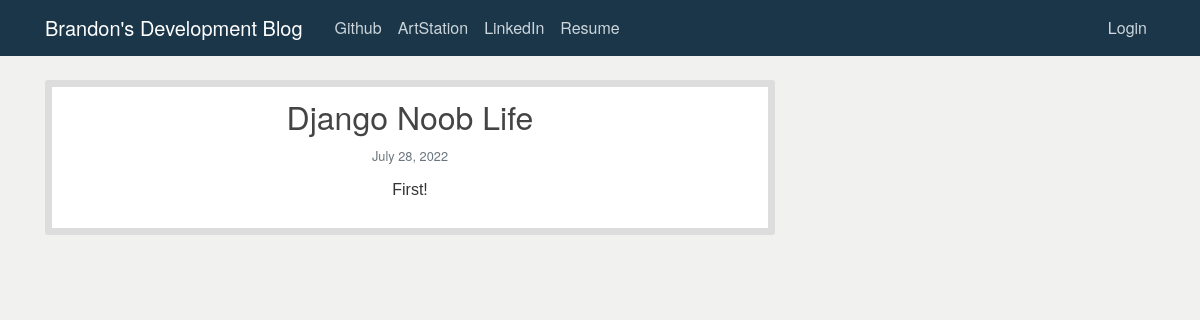
/post/1/, run on an earlier commit of the app's database.
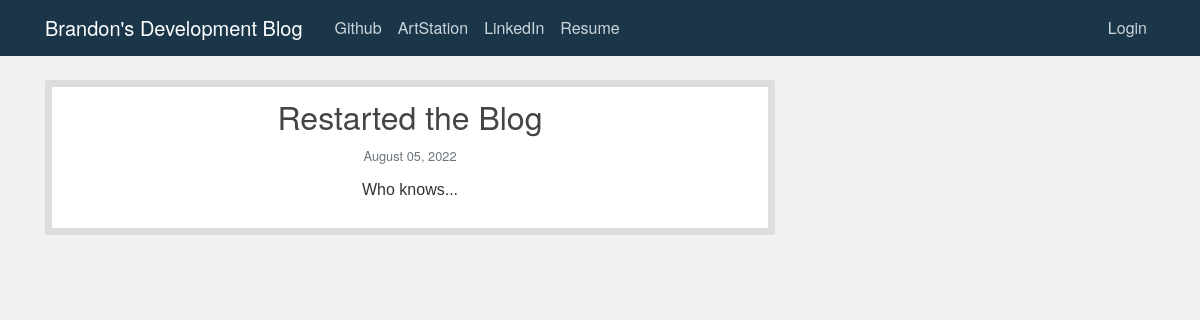
And on a later commit of the database.
### blog/models.py (models this page shows, shortened)
class Post(models.Model):
    title = models.CharField(max_length=100)
    content = models.TextField()
    date_posted = models.DateTimeField(
        default=timezone.now
    )  # Uses current time from timezone
    author = models.ForeignKey(User, on_delete=models.CASCADE)

### blog/views.py (the view)
# urls.py: path("post/<int:pk>/", PostDetailView.as_view(), name="post-detail"),
class PostDetailView(DetailView):
    model = Post

### blog/templates/blog/post_detail.html (shortened to what this page needs)
{% extends 'blog/base.html' %}
{% block content %}
    <article class="media content-section">
        <div class="media-body">
            <h2 class="article-title">{{ post.title }}</h2>
            <div class="article-metadata">
                <small class="text-muted">{{ post.date_posted|date:"F d, Y" }}</small>
            </div>
            <p class="article-content">{{ post.content }}</p>
        </div>
    </article>
{% endblock content %}

What changed in the data, as far as the page shows it:
changed Post: title "Django Noob Life" → "Restarted the Blog"; date_posted "July 28, 2022" → "August 05, 2022"; content "First!" → "Who knows..."
